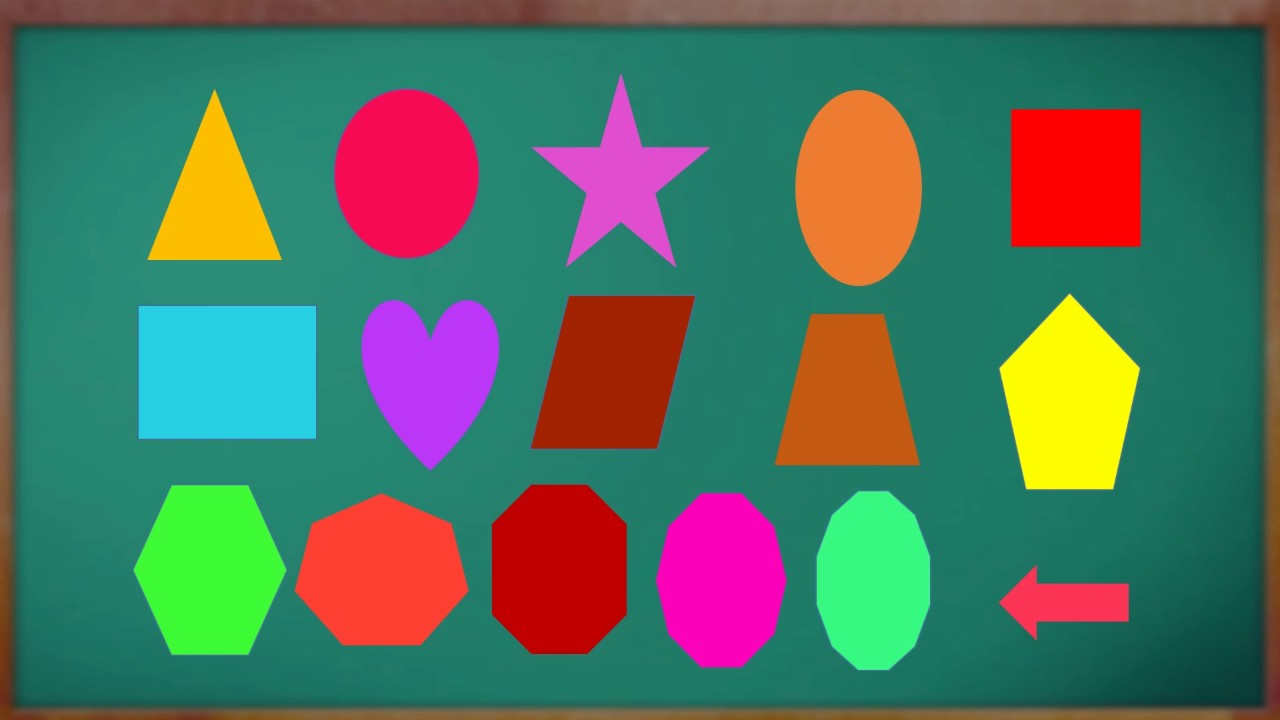
#> input picture shapes/shapes.jpg, 1280 x 720 px
$ python shapeDetection.py
#> lines starting #> are read from the running program, lines starting #| are printed output that depends on the picture; after the words box and inside, x2 and y2 are one past the last pixel; in counts of white or black regions, pixels touching at a corner belong together
import cv2
import numpy as np

def stackImages(scale,imgArray):
    rows = len(imgArray)
    cols = len(imgArray[0])
    rowsAvailable = isinstance(imgArray[0], list)
    width = imgArray[0][0].shape[1]
    height = imgArray[0][0].shape[0]
    if rowsAvailable:
        for x in range ( 0, rows):
            for y in range(0, cols):
                if imgArray[x][y].shape[:2] == imgArray[0][0].shape [:2]:
                    imgArray[x][y] = cv2.resize(imgArray[x][y], (0, 0), None, scale, scale)
                else:
                    imgArray[x][y] = cv2.resize(imgArray[x][y], (imgArray[0][0].shape[1], imgArray[0][0].shape[0]), None, scale, scale)
                if len(imgArray[x][y].shape) == 2: imgArray[x][y]= cv2.cvtColor( imgArray[x][y], cv2.COLOR_GRAY2BGR)
        imageBlank = np.zeros((height, width, 3), np.uint8)
        hor = [imageBlank]*rows
        hor_con = [imageBlank]*rows
        for x in range(0, rows):
            hor[x] = np.hstack(imgArray[x])
        ver = np.vstack(hor)
    else:
        for x in range(0, rows):
            if imgArray[x].shape[:2] == imgArray[0].shape[:2]:
                imgArray[x] = cv2.resize(imgArray[x], (0, 0), None, scale, scale)
            else:
                imgArray[x] = cv2.resize(imgArray[x], (imgArray[0].shape[1], imgArray[0].shape[0]), None,scale, scale)
            if len(imgArray[x].shape) == 2: imgArray[x] = cv2.cvtColor(imgArray[x], cv2.COLOR_GRAY2BGR)
        hor= np.hstack(imgArray)
        ver = hor
    return ver


def getContours(img):
    contours, hierarchy = cv2.findContours(img, cv2.RETR_EXTERNAL, cv2.CHAIN_APPROX_NONE)
    for cnt in contours:
        area = cv2.contourArea(cnt)
        print(area)
        if area > 500:
            cv2.drawContours(imgContour, cnt, -1, (255, 0, 0), 3)
            peri = cv2.arcLength(cnt, True)
            print(peri)  # contour param
            approx = cv2.approxPolyDP(cnt, 0.02 * peri, True)
            print(approx)
            objCor = len(approx)
            x, y, w, h = cv2.boundingRect(approx)

            if objCor == 3:
                objectType = 'Tri'
            elif objCor == 4:
                aspRatio = w/float(h)
                if aspRatio > 0.95 and aspRatio < 1.05: # deviation of 5 percent
                    objectType = 'Square'
                else:
                    objectType = 'Rectangle'
            elif objCor > 4:
                objectType = 'Circle'
            else:
                objectType = 'None'

            # add edges
            cv2.rectangle(imgContour, (x, y), (x+w, y+h), (0, 255, 0), 2)
            cv2.putText(imgContour, objectType, (x+(w//2)-10, y+(h//2)-10), cv2.FONT_HERSHEY_COMPLEX, 0.5, (0, 0, 0), 2)


path = 'shapes/shapes.jpg'
img = cv2.resize(cv2.imread(path), (800, 400))
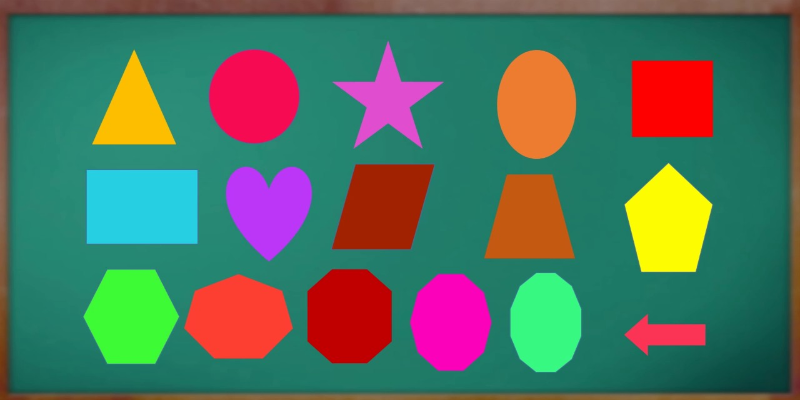
#> img: shape (400, 800, 3); mean B, G, R 94, 113.5, 84.1
imgContour = img.copy()

imgGray = cv2.cvtColor(img, cv2.COLOR_BGR2GRAY)
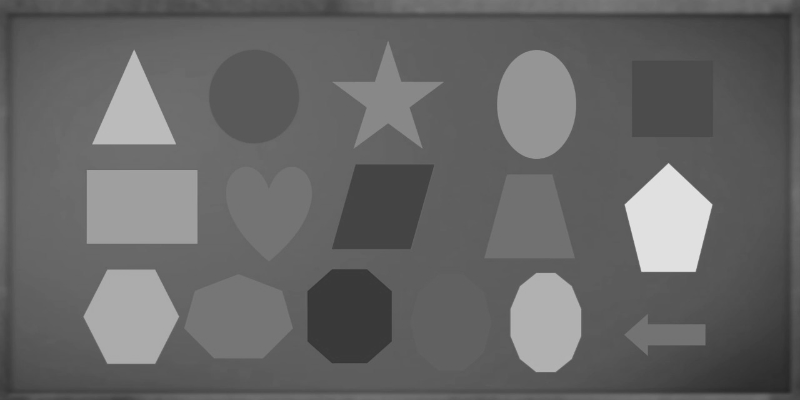
#> imgGray: shape (400, 800); min 37, max 229, mean 102.5
imgBlur = cv2.GaussianBlur(imgGray, (7,7), 1)
imgCanny = cv2.Canny(imgBlur, 50, 50) # find edges
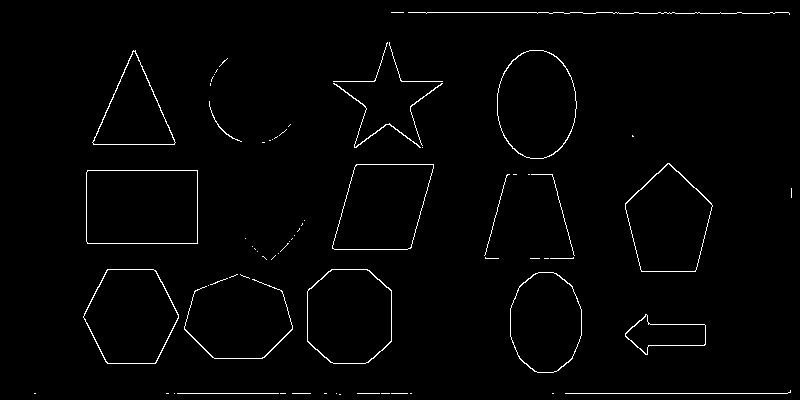
#> imgCanny: shape (400, 800); 1.6% white in thin lines or dots
getContours(imgCanny)
#> in getContours, `contours, hierarchy = cv2.findContours(img, cv2.RETR_EXTERNAL, cv2.CHA..`: contours = 72 contours, 60 with area under 20; largest, box (x1, y1, x2, y2) and area: (86, 170, 198, 244) 8100, (307, 269, 392, 364) 6867, (83, 269, 179, 364) 6796, (497, 50, 577, 159) 6786, (332, 164, 434, 250) 6680
#> the loop in getContours, `for cnt in contours:` made 72 passes
#> (area, peri, approx, objCor, x, y, w, h) on passes 48 to 49: (8100, 366.8, [[87, 170], [87, 243], [197, 243], [197, 170]], 4, 87, 170, 111, 74), (6679.5, 343.3, [[356, 164], [332, 248], [410, 248], [433, 164]], 4, 332, 164, 102, 85)
#> (area, peri, approx, objCor, x, y, w, h) on pass 68: (4040.5, 306.2, [[133, 50], [92, 142], [174, 144]], 3, 92, 50, 83, 95)
#| 0.0
#| 0.0
#| 0.0
#| 0.0
#| 0.0
#| 0.0
#| 0.0
#| 0.0
#> (further printed lines are left out)
#> after the loop in getContours, `for cnt in contours:`:
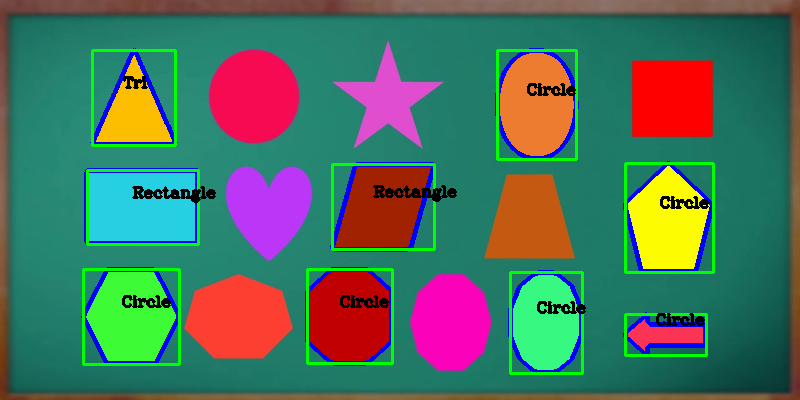
#> imgContour: shape (400, 800, 3); 6.71% of pixels changed, all inside (x1, y1, x2, y2) = (81, 48, 715, 375)

imgBlank = np.zeros_like(img)
imgStack = stackImages(1, ([img, imgGray, imgBlur], [imgCanny, imgContour, imgBlank]))
#> after the loop in stackImages, `for x in range(0, rows):`: hor = 2 items
#> in stackImages, `ver = np.vstack(hor)`:
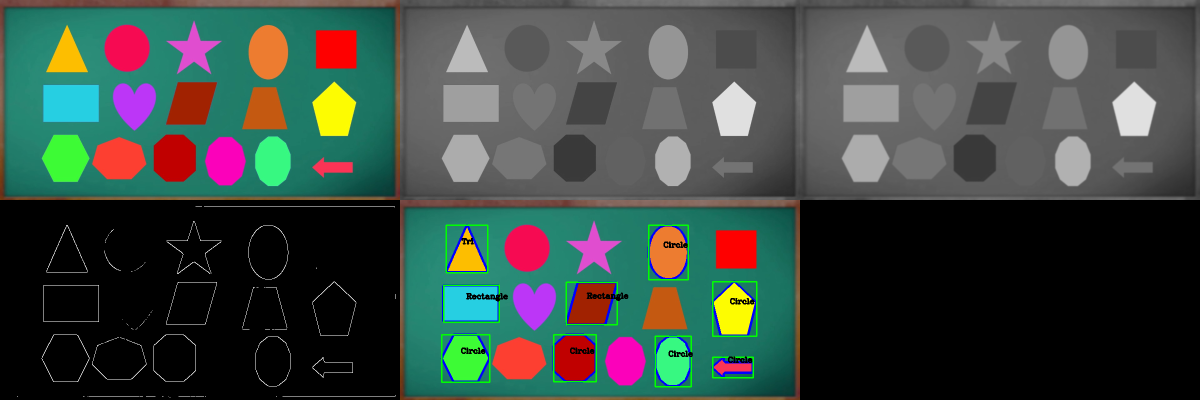
#> ver: shape (800, 2400, 3) (shown at 1/2 size); mean of channels 0, 1, 2 66.2, 72.4, 61.9; drawn as B, G, R

# cv2.imshow('Original', img)
# cv2.imshow('Gray', imgGray)
# cv2.imshow('Blur', imgBlur)
cv2.imshow('Stack', imgStack)

cv2.waitKey(0)
